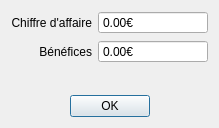
<?xml version="1.0" encoding="UTF-8"?>
<ui version="4.0">
 <class>StatDialog</class>
 <widget class="QDialog" name="StatDialog">
  <property name="windowModality">
   <enum>Qt::WindowModal</enum>
  </property>
  <property name="geometry">
   <rect>
    <x>0</x>
    <y>0</y>
    <width>219</width>
    <height>128</height>
   </rect>
  </property>
  <property name="sizePolicy">
   <sizepolicy hsizetype="Fixed" vsizetype="Fixed">
    <horstretch>0</horstretch>
    <verstretch>0</verstretch>
   </sizepolicy>
  </property>
  <property name="windowTitle">
   <string>Statistiques</string>
  </property>
  <property name="windowIcon">
   <iconset>
    <normaloff>../images/qlot_512.svg</normaloff>../images/qlot_512.svg</iconset>
  </property>
  <layout class="QGridLayout" name="gridLayout">
   <item row="0" column="0">
    <layout class="QVBoxLayout" name="verticalLayout">
     <property name="margin">
      <number>0</number>
     </property>
     <item>
      <layout class="QFormLayout" name="formLayout">
       <property name="labelAlignment">
        <set>Qt::AlignBottom|Qt::AlignRight|Qt::AlignTrailing</set>
       </property>
       <property name="formAlignment">
        <set>Qt::AlignLeading|Qt::AlignLeft|Qt::AlignTop</set>
       </property>
       <item row="0" column="0">
        <widget class="QLabel" name="label">
         <property name="text">
          <string>Chiffre d'affaire</string>
         </property>
         <property name="alignment">
          <set>Qt::AlignRight|Qt::AlignTrailing|Qt::AlignVCenter</set>
         </property>
        </widget>
       </item>
       <item row="0" column="1">
        <widget class="QDoubleSpinBox" name="doubleSpinBox_chiffre_affaire">
         <property name="wrapping">
          <bool>false</bool>
         </property>
         <property name="frame">
          <bool>true</bool>
         </property>
         <property name="readOnly">
          <bool>true</bool>
         </property>
         <property name="buttonSymbols">
          <enum>QAbstractSpinBox::NoButtons</enum>
         </property>
         <property name="keyboardTracking">
          <bool>false</bool>
         </property>
         <property name="suffix">
          <string>€</string>
         </property>
         <property name="maximum">
          <double>999999.989999999990687</double>
         </property>
        </widget>
       </item>
       <item row="1" column="0">
        <widget class="QLabel" name="label_2">
         <property name="enabled">
          <bool>true</bool>
         </property>
         <property name="text">
          <string>Bénéfices</string>
         </property>
         <property name="alignment">
          <set>Qt::AlignRight|Qt::AlignTrailing|Qt::AlignVCenter</set>
         </property>
        </widget>
       </item>
       <item row="1" column="1">
        <widget class="QDoubleSpinBox" name="doubleSpinBox_benefice">
         <property name="readOnly">
          <bool>true</bool>
         </property>
         <property name="buttonSymbols">
          <enum>QAbstractSpinBox::NoButtons</enum>
         </property>
         <property name="keyboardTracking">
          <bool>false</bool>
         </property>
         <property name="suffix">
          <string>€</string>
         </property>
         <property name="maximum">
          <double>999999.989999999990687</double>
         </property>
        </widget>
       </item>
      </layout>
     </item>
     <item>
      <spacer name="verticalSpacer">
       <property name="orientation">
        <enum>Qt::Vertical</enum>
       </property>
       <property name="sizeType">
        <enum>QSizePolicy::Fixed</enum>
       </property>
       <property name="sizeHint" stdset="0">
        <size>
         <width>20</width>
         <height>2</height>
        </size>
       </property>
      </spacer>
     </item>
     <item>
      <layout class="QHBoxLayout" name="horizontalLayout">
       <item>
        <spacer name="horizontalSpacer">
         <property name="orientation">
          <enum>Qt::Horizontal</enum>
         </property>
         <property name="sizeHint" stdset="0">
          <size>
           <width>40</width>
           <height>20</height>
          </size>
         </property>
        </spacer>
       </item>
       <item>
        <widget class="QPushButton" name="valide_stat">
         <property name="sizePolicy">
          <sizepolicy hsizetype="Minimum" vsizetype="Fixed">
           <horstretch>0</horstretch>
           <verstretch>0</verstretch>
          </sizepolicy>
         </property>
         <property name="text">
          <string>OK</string>
         </property>
        </widget>
       </item>
       <item>
        <spacer name="horizontalSpacer_2">
         <property name="orientation">
          <enum>Qt::Horizontal</enum>
         </property>
         <property name="sizeHint" stdset="0">
          <size>
           <width>40</width>
           <height>20</height>
          </size>
         </property>
        </spacer>
       </item>
      </layout>
     </item>
    </layout>
   </item>
  </layout>
 </widget>
 <resources/>
 <connections>
  <connection>
   <sender>valide_stat</sender>
   <signal>clicked()</signal>
   <receiver>StatDialog</receiver>
   <slot>accept()</slot>
   <hints>
    <hint type="sourcelabel">
     <x>198</x>
     <y>253</y>
    </hint>
    <hint type="destinationlabel">
     <x>199</x>
     <y>149</y>
    </hint>
   </hints>
  </connection>
 </connections>
</ui>
